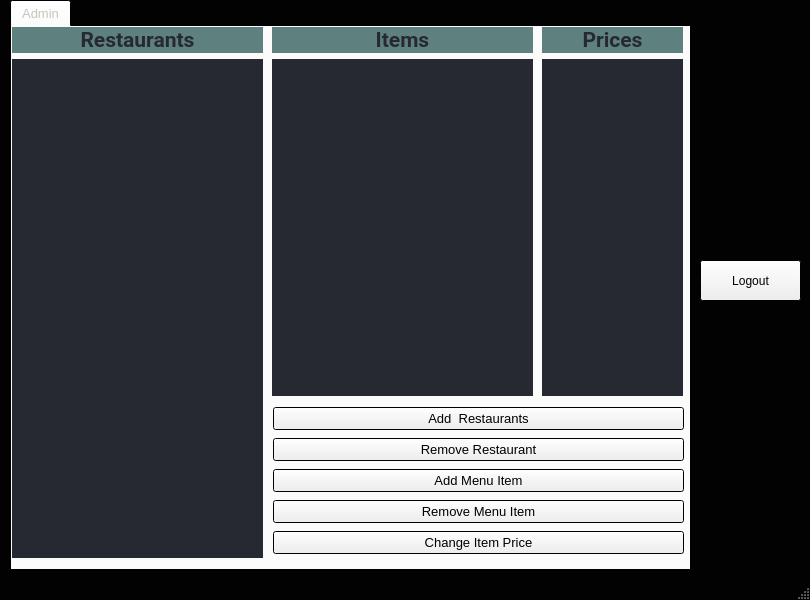
<?xml version="1.0" encoding="UTF-8"?>
<ui version="4.0">
 <class>Admin</class>
 <widget class="QMainWindow" name="Admin">
  <property name="geometry">
   <rect>
    <x>0</x>
    <y>0</y>
    <width>810</width>
    <height>600</height>
   </rect>
  </property>
  <property name="palette">
   <palette>
    <active>
     <colorrole role="WindowText">
      <brush brushstyle="SolidPattern">
       <color alpha="255">
        <red>198</red>
        <green>197</green>
        <blue>185</blue>
       </color>
      </brush>
     </colorrole>
     <colorrole role="Base">
      <brush brushstyle="SolidPattern">
       <color alpha="255">
        <red>39</red>
        <green>41</green>
        <blue>50</blue>
       </color>
      </brush>
     </colorrole>
     <colorrole role="Window">
      <brush brushstyle="SolidPattern">
       <color alpha="255">
        <red>2</red>
        <green>2</green>
        <blue>2</blue>
       </color>
      </brush>
     </colorrole>
    </active>
    <inactive>
     <colorrole role="WindowText">
      <brush brushstyle="SolidPattern">
       <color alpha="255">
        <red>198</red>
        <green>197</green>
        <blue>185</blue>
       </color>
      </brush>
     </colorrole>
     <colorrole role="Base">
      <brush brushstyle="SolidPattern">
       <color alpha="255">
        <red>39</red>
        <green>41</green>
        <blue>50</blue>
       </color>
      </brush>
     </colorrole>
     <colorrole role="Window">
      <brush brushstyle="SolidPattern">
       <color alpha="255">
        <red>2</red>
        <green>2</green>
        <blue>2</blue>
       </color>
      </brush>
     </colorrole>
    </inactive>
    <disabled>
     <colorrole role="WindowText">
      <brush brushstyle="SolidPattern">
       <color alpha="255">
        <red>120</red>
        <green>120</green>
        <blue>120</blue>
       </color>
      </brush>
     </colorrole>
     <colorrole role="Base">
      <brush brushstyle="SolidPattern">
       <color alpha="255">
        <red>2</red>
        <green>2</green>
        <blue>2</blue>
       </color>
      </brush>
     </colorrole>
     <colorrole role="Window">
      <brush brushstyle="SolidPattern">
       <color alpha="255">
        <red>2</red>
        <green>2</green>
        <blue>2</blue>
       </color>
      </brush>
     </colorrole>
    </disabled>
   </palette>
  </property>
  <property name="windowTitle">
   <string>MainWindow</string>
  </property>
  <widget class="QWidget" name="centralwidget">
   <widget class="QTabWidget" name="tabWidget">
    <property name="geometry">
     <rect>
      <x>10</x>
      <y>0</y>
      <width>681</width>
      <height>571</height>
     </rect>
    </property>
    <property name="font">
     <font>
      <pointsize>10</pointsize>
     </font>
    </property>
    <property name="currentIndex">
     <number>0</number>
    </property>
    <widget class="QWidget" name="tab">
     <attribute name="title">
      <string>Admin</string>
     </attribute>
     <widget class="QWidget" name="layoutWidget_2">
      <property name="geometry">
       <rect>
        <x>0</x>
        <y>0</y>
        <width>251</width>
        <height>531</height>
       </rect>
      </property>
      <layout class="QVBoxLayout" name="verticalLayout_3">
       <item>
        <widget class="QLabel" name="label_4">
         <property name="palette">
          <palette>
           <active>
            <colorrole role="WindowText">
             <brush brushstyle="SolidPattern">
              <color alpha="255">
               <red>39</red>
               <green>41</green>
               <blue>50</blue>
              </color>
             </brush>
            </colorrole>
            <colorrole role="Base">
             <brush brushstyle="SolidPattern">
              <color alpha="255">
               <red>39</red>
               <green>41</green>
               <blue>50</blue>
              </color>
             </brush>
            </colorrole>
            <colorrole role="Window">
             <brush brushstyle="SolidPattern">
              <color alpha="255">
               <red>94</red>
               <green>128</green>
               <blue>127</blue>
              </color>
             </brush>
            </colorrole>
           </active>
           <inactive>
            <colorrole role="WindowText">
             <brush brushstyle="SolidPattern">
              <color alpha="255">
               <red>39</red>
               <green>41</green>
               <blue>50</blue>
              </color>
             </brush>
            </colorrole>
            <colorrole role="Base">
             <brush brushstyle="SolidPattern">
              <color alpha="255">
               <red>39</red>
               <green>41</green>
               <blue>50</blue>
              </color>
             </brush>
            </colorrole>
            <colorrole role="Window">
             <brush brushstyle="SolidPattern">
              <color alpha="255">
               <red>94</red>
               <green>128</green>
               <blue>127</blue>
              </color>
             </brush>
            </colorrole>
           </inactive>
           <disabled>
            <colorrole role="WindowText">
             <brush brushstyle="SolidPattern">
              <color alpha="255">
               <red>120</red>
               <green>120</green>
               <blue>120</blue>
              </color>
             </brush>
            </colorrole>
            <colorrole role="Base">
             <brush brushstyle="SolidPattern">
              <color alpha="255">
               <red>94</red>
               <green>128</green>
               <blue>127</blue>
              </color>
             </brush>
            </colorrole>
            <colorrole role="Window">
             <brush brushstyle="SolidPattern">
              <color alpha="255">
               <red>94</red>
               <green>128</green>
               <blue>127</blue>
              </color>
             </brush>
            </colorrole>
           </disabled>
          </palette>
         </property>
         <property name="font">
          <font>
           <family>Roboto</family>
           <pointsize>16</pointsize>
           <weight>75</weight>
           <bold>true</bold>
          </font>
         </property>
         <property name="autoFillBackground">
          <bool>true</bool>
         </property>
         <property name="text">
          <string>Restaurants</string>
         </property>
         <property name="alignment">
          <set>Qt::AlignCenter</set>
         </property>
        </widget>
       </item>
       <item>
        <widget class="QListWidget" name="restaurantListWidget">
         <property name="palette">
          <palette>
           <active>
            <colorrole role="Text">
             <brush brushstyle="SolidPattern">
              <color alpha="255">
               <red>198</red>
               <green>197</green>
               <blue>185</blue>
              </color>
             </brush>
            </colorrole>
            <colorrole role="Base">
             <brush brushstyle="SolidPattern">
              <color alpha="255">
               <red>39</red>
               <green>41</green>
               <blue>50</blue>
              </color>
             </brush>
            </colorrole>
            <colorrole role="Window">
             <brush brushstyle="SolidPattern">
              <color alpha="255">
               <red>2</red>
               <green>2</green>
               <blue>2</blue>
              </color>
             </brush>
            </colorrole>
           </active>
           <inactive>
            <colorrole role="Text">
             <brush brushstyle="SolidPattern">
              <color alpha="255">
               <red>198</red>
               <green>197</green>
               <blue>185</blue>
              </color>
             </brush>
            </colorrole>
            <colorrole role="Base">
             <brush brushstyle="SolidPattern">
              <color alpha="255">
               <red>39</red>
               <green>41</green>
               <blue>50</blue>
              </color>
             </brush>
            </colorrole>
            <colorrole role="Window">
             <brush brushstyle="SolidPattern">
              <color alpha="255">
               <red>2</red>
               <green>2</green>
               <blue>2</blue>
              </color>
             </brush>
            </colorrole>
           </inactive>
           <disabled>
            <colorrole role="Text">
             <brush brushstyle="SolidPattern">
              <color alpha="255">
               <red>120</red>
               <green>120</green>
               <blue>120</blue>
              </color>
             </brush>
            </colorrole>
            <colorrole role="Base">
             <brush brushstyle="SolidPattern">
              <color alpha="255">
               <red>2</red>
               <green>2</green>
               <blue>2</blue>
              </color>
             </brush>
            </colorrole>
            <colorrole role="Window">
             <brush brushstyle="SolidPattern">
              <color alpha="255">
               <red>2</red>
               <green>2</green>
               <blue>2</blue>
              </color>
             </brush>
            </colorrole>
           </disabled>
          </palette>
         </property>
         <property name="font">
          <font>
           <family>Roboto</family>
           <pointsize>12</pointsize>
           <weight>75</weight>
           <bold>true</bold>
          </font>
         </property>
         <property name="toolTip">
          <string>double-click to see menu</string>
         </property>
         <property name="whatsThis">
          <string/>
         </property>
         <property name="autoFillBackground">
          <bool>false</bool>
         </property>
         <property name="frameShape">
          <enum>QFrame::NoFrame</enum>
         </property>
        </widget>
       </item>
      </layout>
     </widget>
     <widget class="QWidget" name="layoutWidget_3">
      <property name="geometry">
       <rect>
        <x>260</x>
        <y>0</y>
        <width>261</width>
        <height>369</height>
       </rect>
      </property>
      <layout class="QVBoxLayout" name="verticalLayout_4">
       <item>
        <widget class="QLabel" name="label_5">
         <property name="palette">
          <palette>
           <active>
            <colorrole role="WindowText">
             <brush brushstyle="SolidPattern">
              <color alpha="255">
               <red>39</red>
               <green>41</green>
               <blue>50</blue>
              </color>
             </brush>
            </colorrole>
            <colorrole role="Base">
             <brush brushstyle="SolidPattern">
              <color alpha="255">
               <red>39</red>
               <green>41</green>
               <blue>50</blue>
              </color>
             </brush>
            </colorrole>
            <colorrole role="Window">
             <brush brushstyle="SolidPattern">
              <color alpha="255">
               <red>94</red>
               <green>128</green>
               <blue>127</blue>
              </color>
             </brush>
            </colorrole>
           </active>
           <inactive>
            <colorrole role="WindowText">
             <brush brushstyle="SolidPattern">
              <color alpha="255">
               <red>39</red>
               <green>41</green>
               <blue>50</blue>
              </color>
             </brush>
            </colorrole>
            <colorrole role="Base">
             <brush brushstyle="SolidPattern">
              <color alpha="255">
               <red>39</red>
               <green>41</green>
               <blue>50</blue>
              </color>
             </brush>
            </colorrole>
            <colorrole role="Window">
             <brush brushstyle="SolidPattern">
              <color alpha="255">
               <red>94</red>
               <green>128</green>
               <blue>127</blue>
              </color>
             </brush>
            </colorrole>
           </inactive>
           <disabled>
            <colorrole role="WindowText">
             <brush brushstyle="SolidPattern">
              <color alpha="255">
               <red>120</red>
               <green>120</green>
               <blue>120</blue>
              </color>
             </brush>
            </colorrole>
            <colorrole role="Base">
             <brush brushstyle="SolidPattern">
              <color alpha="255">
               <red>94</red>
               <green>128</green>
               <blue>127</blue>
              </color>
             </brush>
            </colorrole>
            <colorrole role="Window">
             <brush brushstyle="SolidPattern">
              <color alpha="255">
               <red>94</red>
               <green>128</green>
               <blue>127</blue>
              </color>
             </brush>
            </colorrole>
           </disabled>
          </palette>
         </property>
         <property name="font">
          <font>
           <family>Roboto</family>
           <pointsize>16</pointsize>
           <weight>75</weight>
           <bold>true</bold>
          </font>
         </property>
         <property name="autoFillBackground">
          <bool>true</bool>
         </property>
         <property name="text">
          <string>Items</string>
         </property>
         <property name="alignment">
          <set>Qt::AlignCenter</set>
         </property>
        </widget>
       </item>
       <item>
        <widget class="QListWidget" name="itemsListWidget">
         <property name="palette">
          <palette>
           <active>
            <colorrole role="Text">
             <brush brushstyle="SolidPattern">
              <color alpha="255">
               <red>198</red>
               <green>197</green>
               <blue>185</blue>
              </color>
             </brush>
            </colorrole>
           </active>
           <inactive>
            <colorrole role="Text">
             <brush brushstyle="SolidPattern">
              <color alpha="255">
               <red>198</red>
               <green>197</green>
               <blue>185</blue>
              </color>
             </brush>
            </colorrole>
           </inactive>
           <disabled>
            <colorrole role="Text">
             <brush brushstyle="SolidPattern">
              <color alpha="255">
               <red>120</red>
               <green>120</green>
               <blue>120</blue>
              </color>
             </brush>
            </colorrole>
           </disabled>
          </palette>
         </property>
         <property name="font">
          <font>
           <family>Roboto</family>
           <pointsize>12</pointsize>
           <weight>75</weight>
           <bold>true</bold>
          </font>
         </property>
         <property name="toolTip">
          <string/>
         </property>
         <property name="whatsThis">
          <string/>
         </property>
         <property name="autoFillBackground">
          <bool>false</bool>
         </property>
         <property name="frameShape">
          <enum>QFrame::NoFrame</enum>
         </property>
        </widget>
       </item>
      </layout>
     </widget>
     <widget class="QWidget" name="layoutWidget_4">
      <property name="geometry">
       <rect>
        <x>530</x>
        <y>0</y>
        <width>141</width>
        <height>369</height>
       </rect>
      </property>
      <layout class="QVBoxLayout" name="verticalLayout_5">
       <item>
        <widget class="QLabel" name="label_6">
         <property name="palette">
          <palette>
           <active>
            <colorrole role="WindowText">
             <brush brushstyle="SolidPattern">
              <color alpha="255">
               <red>39</red>
               <green>41</green>
               <blue>50</blue>
              </color>
             </brush>
            </colorrole>
            <colorrole role="Base">
             <brush brushstyle="SolidPattern">
              <color alpha="255">
               <red>39</red>
               <green>41</green>
               <blue>50</blue>
              </color>
             </brush>
            </colorrole>
            <colorrole role="Window">
             <brush brushstyle="SolidPattern">
              <color alpha="255">
               <red>94</red>
               <green>128</green>
               <blue>127</blue>
              </color>
             </brush>
            </colorrole>
           </active>
           <inactive>
            <colorrole role="WindowText">
             <brush brushstyle="SolidPattern">
              <color alpha="255">
               <red>39</red>
               <green>41</green>
               <blue>50</blue>
              </color>
             </brush>
            </colorrole>
            <colorrole role="Base">
             <brush brushstyle="SolidPattern">
              <color alpha="255">
               <red>39</red>
               <green>41</green>
               <blue>50</blue>
              </color>
             </brush>
            </colorrole>
            <colorrole role="Window">
             <brush brushstyle="SolidPattern">
              <color alpha="255">
               <red>94</red>
               <green>128</green>
               <blue>127</blue>
              </color>
             </brush>
            </colorrole>
           </inactive>
           <disabled>
            <colorrole role="WindowText">
             <brush brushstyle="SolidPattern">
              <color alpha="255">
               <red>120</red>
               <green>120</green>
               <blue>120</blue>
              </color>
             </brush>
            </colorrole>
            <colorrole role="Base">
             <brush brushstyle="SolidPattern">
              <color alpha="255">
               <red>94</red>
               <green>128</green>
               <blue>127</blue>
              </color>
             </brush>
            </colorrole>
            <colorrole role="Window">
             <brush brushstyle="SolidPattern">
              <color alpha="255">
               <red>94</red>
               <green>128</green>
               <blue>127</blue>
              </color>
             </brush>
            </colorrole>
           </disabled>
          </palette>
         </property>
         <property name="font">
          <font>
           <family>Roboto</family>
           <pointsize>16</pointsize>
           <weight>75</weight>
           <bold>true</bold>
          </font>
         </property>
         <property name="autoFillBackground">
          <bool>true</bool>
         </property>
         <property name="text">
          <string>Prices</string>
         </property>
         <property name="alignment">
          <set>Qt::AlignCenter</set>
         </property>
        </widget>
       </item>
       <item>
        <widget class="QListWidget" name="priceListWidget">
         <property name="palette">
          <palette>
           <active>
            <colorrole role="Text">
             <brush brushstyle="SolidPattern">
              <color alpha="255">
               <red>198</red>
               <green>197</green>
               <blue>185</blue>
              </color>
             </brush>
            </colorrole>
           </active>
           <inactive>
            <colorrole role="Text">
             <brush brushstyle="SolidPattern">
              <color alpha="255">
               <red>198</red>
               <green>197</green>
               <blue>185</blue>
              </color>
             </brush>
            </colorrole>
           </inactive>
           <disabled>
            <colorrole role="Text">
             <brush brushstyle="SolidPattern">
              <color alpha="255">
               <red>120</red>
               <green>120</green>
               <blue>120</blue>
              </color>
             </brush>
            </colorrole>
           </disabled>
          </palette>
         </property>
         <property name="font">
          <font>
           <family>Roboto</family>
           <pointsize>12</pointsize>
           <weight>75</weight>
           <bold>true</bold>
          </font>
         </property>
         <property name="toolTip">
          <string/>
         </property>
         <property name="whatsThis">
          <string/>
         </property>
         <property name="autoFillBackground">
          <bool>false</bool>
         </property>
         <property name="frameShape">
          <enum>QFrame::NoFrame</enum>
         </property>
        </widget>
       </item>
      </layout>
     </widget>
     <widget class="QWidget" name="layoutWidget">
      <property name="geometry">
       <rect>
        <x>261</x>
        <y>378</y>
        <width>411</width>
        <height>152</height>
       </rect>
      </property>
      <layout class="QVBoxLayout" name="verticalLayout">
       <item>
        <layout class="QHBoxLayout" name="horizontalLayout_2">
         <item>
          <widget class="QPushButton" name="pushButton_AddFromFile">
           <property name="text">
            <string>Add  Restaurants</string>
           </property>
          </widget>
         </item>
        </layout>
       </item>
       <item>
        <widget class="QPushButton" name="pushButton_RemoveRestaurant">
         <property name="text">
          <string>Remove Restaurant</string>
         </property>
        </widget>
       </item>
       <item>
        <layout class="QHBoxLayout" name="horizontalLayout_3">
         <item>
          <widget class="QPushButton" name="pushButton_AddMenuItem">
           <property name="text">
            <string>Add Menu Item</string>
           </property>
          </widget>
         </item>
        </layout>
       </item>
       <item>
        <widget class="QPushButton" name="pushButton_RemoveMenuItem">
         <property name="text">
          <string>Remove Menu Item</string>
         </property>
        </widget>
       </item>
       <item>
        <layout class="QHBoxLayout" name="horizontalLayout">
         <item>
          <widget class="QPushButton" name="pushButton_ChangePrice">
           <property name="text">
            <string>Change Item Price</string>
           </property>
          </widget>
         </item>
        </layout>
       </item>
      </layout>
     </widget>
     <zorder>layoutWidget</zorder>
     <zorder>layoutWidget_2</zorder>
     <zorder>layoutWidget_3</zorder>
     <zorder>layoutWidget_4</zorder>
    </widget>
   </widget>
   <widget class="QPushButton" name="pushButton_Logout">
    <property name="geometry">
     <rect>
      <x>700</x>
      <y>260</y>
      <width>101</width>
      <height>41</height>
     </rect>
    </property>
    <property name="text">
     <string>Logout</string>
    </property>
   </widget>
  </widget>
  <widget class="QMenuBar" name="menubar">
   <property name="geometry">
    <rect>
     <x>0</x>
     <y>0</y>
     <width>810</width>
     <height>21</height>
    </rect>
   </property>
  </widget>
  <widget class="QStatusBar" name="statusbar"/>
 </widget>
 <resources/>
 <connections/>
</ui>
